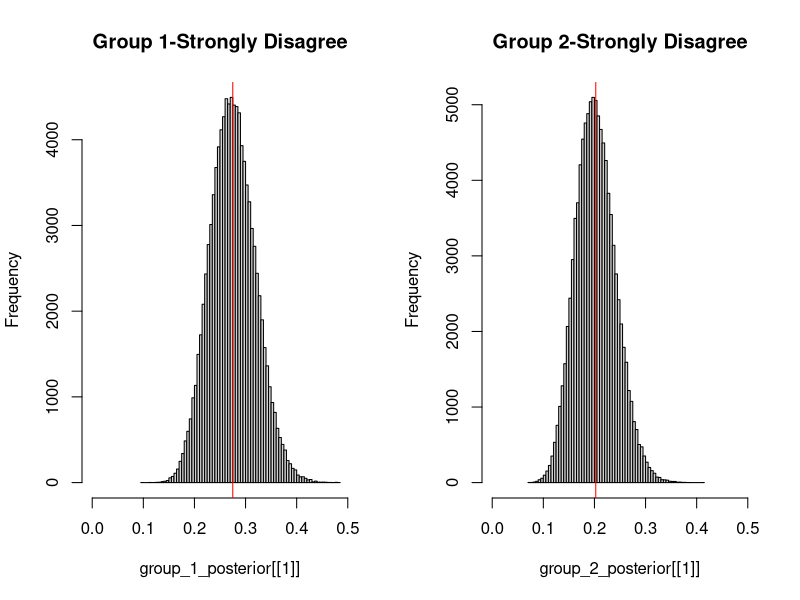

R code for this plot:

set.seed(336)

questions <- factor(c("Strongly agree", "Agree", "Neither", "Disagree", "Strongly Disagree"),
                    c("Strongly Disagree", "Disagree", "Neither", "Agree", "Strongly agree"))

# Establish the vectors of probabilties
p1 <- c(.25, .25, .05, .30, .15)
p2 <-c(.25, .20, .02, .33, .20)
sum(p1)
sum(p1+p2)

group_1 <- rbinom(5, 100, p1)
group_2 <- rbinom(5, 100, p2)

df <- data.frame(questions, group_1, group_2)

#Prep for MC
group_1_n <- sum(group_1)
group_2_n <- sum(group_2)

#Priors
a <- .1
b <- .1

#Iterations
sampz <- 100000

#Draw from posterior
group_1_posterior <-list()
for(i in 1:length(group_1)){
  group_1_posterior[[i]] <- rbeta(sampz,group_1[i]+a,group_1_n-group_1[i]+b)
  
}

group_2_posterior <-list()
for(i in 1:length(group_2)){
  group_2_posterior[[i]] <- rbeta(sampz,group_2[i]+a,group_2_n-group_2[i]+b)
  
}

par(mfrow = c(1,2))
hist(group_1_posterior[[1]], breaks =60, main = "Group 1-Strongly Disagree", xlim = c(0,.5))
abline(v = mean(group_1_posterior[[1]]), col = "red")
hist(group_2_posterior[[1]], breaks =60, main = "Group 2-Strongly Disagree", xlim = c(0,.5))
abline(v = mean(group_2_posterior[[1]]), col = "red")

#Helper Function
library(purrr)

summarise_posterior <- function(x,y){
  mu_1 <- map_dbl(x, mean)
  mu_2 <- map_dbl(y, mean)
  
  sd_1 <- map_dbl(x, sd)
  sd_2 <- map_dbl(y, sd)
  
  delta_<-list()
  for(i in 1:length(x)){
    delta_[[i]] <- x[[i]]-y[[i]]
    delta_mu <- map_dbl(delta_, mean)
    cohens <-delta_mu/ (map_dbl( delta_, sd))
  }
  
  out <- cbind(mu_1, mu_2, sd_1, sd_2,delta_mu, cohens)
  
  out
  }

#Summary Statz
statz <- summarise_posterior(group_1_posterior, group_2_posterior)

cbind(statz, p1, p2 )
